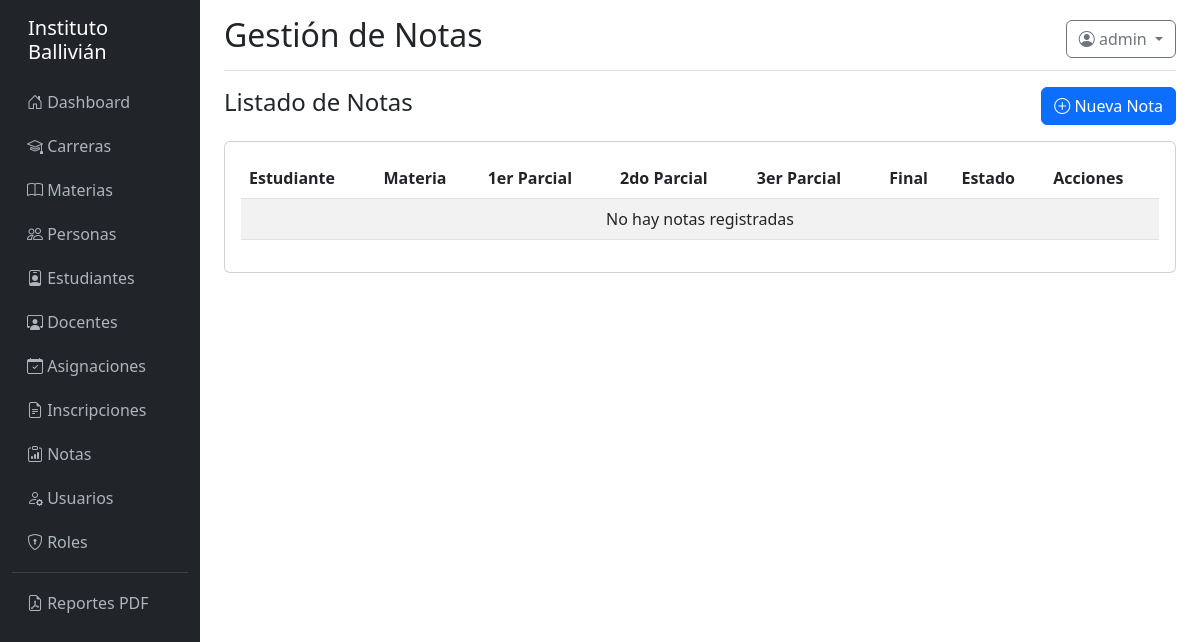
The page /notas/ (signed in) on the database as committed earlier.
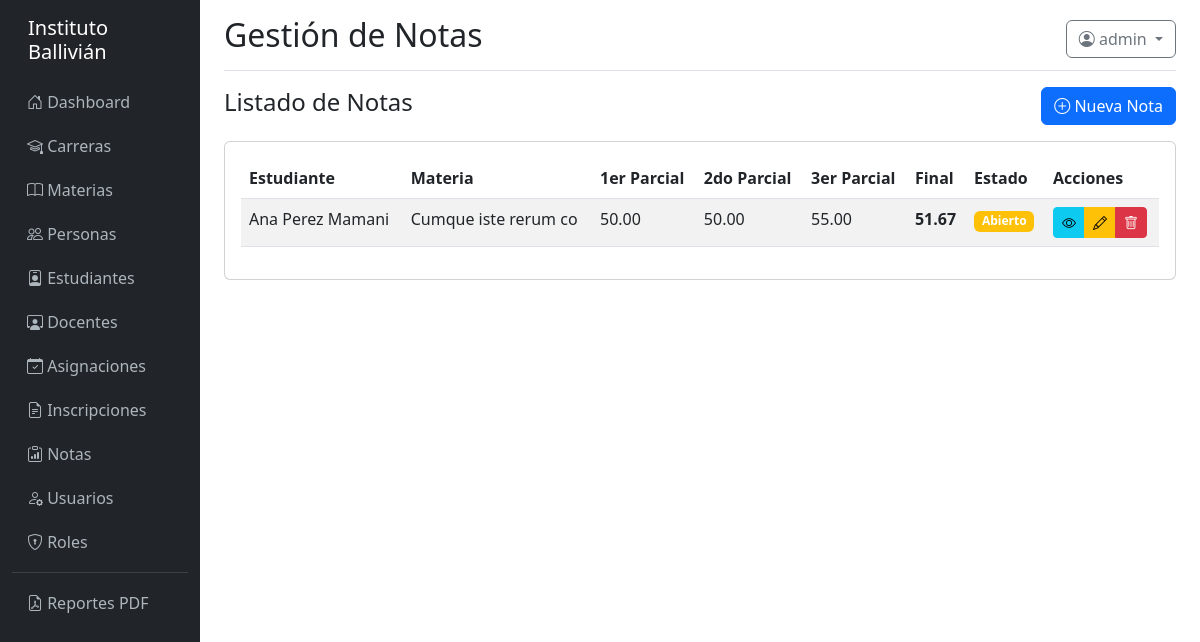
The same page on the database as committed later.
### models/__init__.py (models this page shows, shortened)
class Nota(db.Model):
    __tablename__ = 'nota'
    id = db.Column(db.Integer, primary_key=True)
    inscripcion_id = db.Column(db.Integer, db.ForeignKey('inscripcion.id'), nullable=False)
    asignacion_id = db.Column(db.Integer, db.ForeignKey('asignacion.id'), nullable=False)
    primer_parcial = db.Column(db.Numeric(5, 2))
    segundo_parcial = db.Column(db.Numeric(5, 2))
    tercer_parcial = db.Column(db.Numeric(5, 2))
    nota_final = db.Column(db.Numeric(5, 2))
    promedio = db.Column(db.Numeric(5, 2))
    observaciones = db.Column(db.Text)
    estado = db.Column(db.Enum('Abierto', 'Cerrado', 'Revisado'), default='Abierto')
    fecha_registro = db.Column(db.DateTime, default=datetime.utcnow)
    ultimo_update = db.Column(db.DateTime, onupdate=datetime.utcnow)

class Persona(db.Model):
    __tablename__ = 'persona'
    id = db.Column(db.Integer, primary_key=True)
    tipo_documento = db.Column(db.Enum('CI', 'Pasaporte', 'Otro'), default='CI')
    nro_documento = db.Column(db.String(50), nullable=False)
    nombre = db.Column(db.String(150), nullable=False)
    apellido_paterno = db.Column(db.String(100), nullable=False)
    apellido_materno = db.Column(db.String(100))
    fecha_nacimiento = db.Column(db.Date)
    sexo = db.Column(db.Enum('M', 'F', 'O'))
    lugar_nacimiento = db.Column(db.String(255))
    direccion = db.Column(db.Text)
    telefono = db.Column(db.String(50))
    email = db.Column(db.String(150))
    foto_path = db.Column(db.String(500))
    created_at = db.Column(db.DateTime, default=datetime.utcnow)
    updated_at = db.Column(db.DateTime, onupdate=datetime.utcnow)
    __table_args__ = (
        db.UniqueConstraint('tipo_documento', 'nro_documento', name='_tipo_nro_uc'),
    )
    estudiante = db.relationship('Estudiante', backref='persona', uselist=False, cascade='all, delete-orphan')
    docente = db.relationship('Docente', backref='persona', uselist=False, cascade='all, delete-orphan')
    usuario = db.relationship('Usuario', backref='persona', uselist=False)
    @property
    def nombre_completo(self):
        return f"{self.nombre} {self.apellido_paterno} {self.apellido_materno or ''}".strip()

class Materia(db.Model):
    __tablename__ = 'materia'
    id = db.Column(db.Integer, primary_key=True)
    codigo = db.Column(db.String(50), unique=True, nullable=False)
    nombre = db.Column(db.String(255), nullable=False)
    descripcion = db.Column(db.Text)
    carga_horaria = db.Column(db.Integer, default=0)
    horas_teoricas = db.Column(db.Integer, default=0)
    horas_practicas = db.Column(db.Integer, default=0)
    creditos = db.Column(db.Integer, default=0)
    semestre = db.Column(db.Integer)
    prerequisito_id = db.Column(db.Integer, db.ForeignKey('materia.id'))
    carrera_id = db.Column(db.Integer, db.ForeignKey('carrera.id'))
    requerido_para_semestre = db.Column(db.Boolean, default=False)
    activo = db.Column(db.Boolean, default=True)
    created_at = db.Column(db.DateTime, default=datetime.utcnow)
    updated_at = db.Column(db.DateTime, onupdate=datetime.utcnow)
    asignaciones = db.relationship('Asignacion', backref='materia', lazy=True, cascade='all, delete-orphan')

### controllers/nota_controller.py (the view)
@nota_bp.route('/')
@login_required
def index():
    page = request.args.get('page', 1, type=int)
    notas = Nota.query.order_by(Nota.fecha_registro.desc()).paginate(page=page, per_page=10, error_out=False)
    return render_template('nota/index.html', notas=notas)

### models/__init__.py (called while the page is built)
    def tiene_permiso(self, nombre_permiso):
        for rol in self.roles:
            for permiso in rol.permisos:
                if permiso.nombre == nombre_permiso:
                    return True
        return False

### templates/nota/index.html (shortened to what this page needs)
{% extends "base.html" %}
{% block page_title %}Gestión de Notas{% endblock %}
{% block content %}
<div class="d-flex justify-content-between align-items-center mb-3">
    <h4>Listado de Notas</h4>{% if current_user.tiene_permiso('crear_nota') %}<a href="{{ url_for('nota.crear') }}"
        class="btn btn-primary"><i class="bi bi-plus-circle"></i> Nueva Nota</a>{% endif %}
</div>
<div class="card">
    <div class="card-body">
        <div class="table-responsive">
            <table class="table table-striped table-hover">
                <thead>
                    <tr>
                        <th>Estudiante</th>
                        <th>Materia</th>
                        <th>1er Parcial</th>
                        <th>2do Parcial</th>
                        <th>3er Parcial</th>
                        <th>Final</th>
                        <th>Estado</th>
                        <th>Acciones</th>
                    </tr>
                </thead>
                <tbody>{% for nota in notas.items %}<tr>
                        <td>{{ nota.inscripcion.estudiante.persona.nombre_completo }}</td>
                        <td>{{ nota.asignacion.materia.nombre }}</td>
                        <td>{{ nota.primer_parcial if nota.primer_parcial else '-' }}</td>
                        <td>{{ nota.segundo_parcial if nota.segundo_parcial else '-' }}</td>
                        <td>{{ nota.tercer_parcial if nota.tercer_parcial else '-' }}</td>
                        <td>{% if nota.nota_final %}<strong>{{ nota.nota_final }}</strong>{% else %}-{% endif %}</td>
                        <td><span
                                class="badge bg-{% if nota.estado == 'Cerrado' %}success{% elif nota.estado == 'Revisado' %}info{% else %}warning{% endif %}">{{
                                nota.estado }}</span></td>
                        <td>
                            <div class="btn-group btn-group-sm"><a href="{{ url_for('nota.detalle', id=nota.id) }}"
                                    class="btn btn-info"><i class="bi bi-eye"></i></a>{% if
                                current_user.tiene_permiso('editar_nota') %}<a
                                    href="{{ url_for('nota.editar', id=nota.id) }}" class="btn btn-warning"><i
                                        class="bi bi-pencil"></i></a>{% endif %}{% if
                                current_user.tiene_permiso('eliminar_nota') %}<button type="button"
                                    class="btn btn-danger" data-bs-toggle="modal"
                                    data-bs-target="#deleteModal{{ nota.id }}"><i class="bi bi-trash"></i></button>{%
                                endif %}</div>
                        </td>
                    </tr>{% else %}<tr>
                        <td colspan="8" class="text-center">No hay notas registradas</td>
                    </tr>{% endfor %}</tbody>
            </table>
        </div>
    </div>
</div>
{% endblock %}

Rows that differ between the two databases and show on the page:
added Nota: inscripcion.estudiante.persona.nombre_completo "Ana Perez Mamani", asignacion.materia.nombre "Cumque iste rerum co", primer_parcial "50.00", segundo_parcial "50.00", tercer_parcial "55.00", nota_final "51.67", estado "Abierto"
Other text that changed with them:
text no longer shown: "No hay notas registradas"
